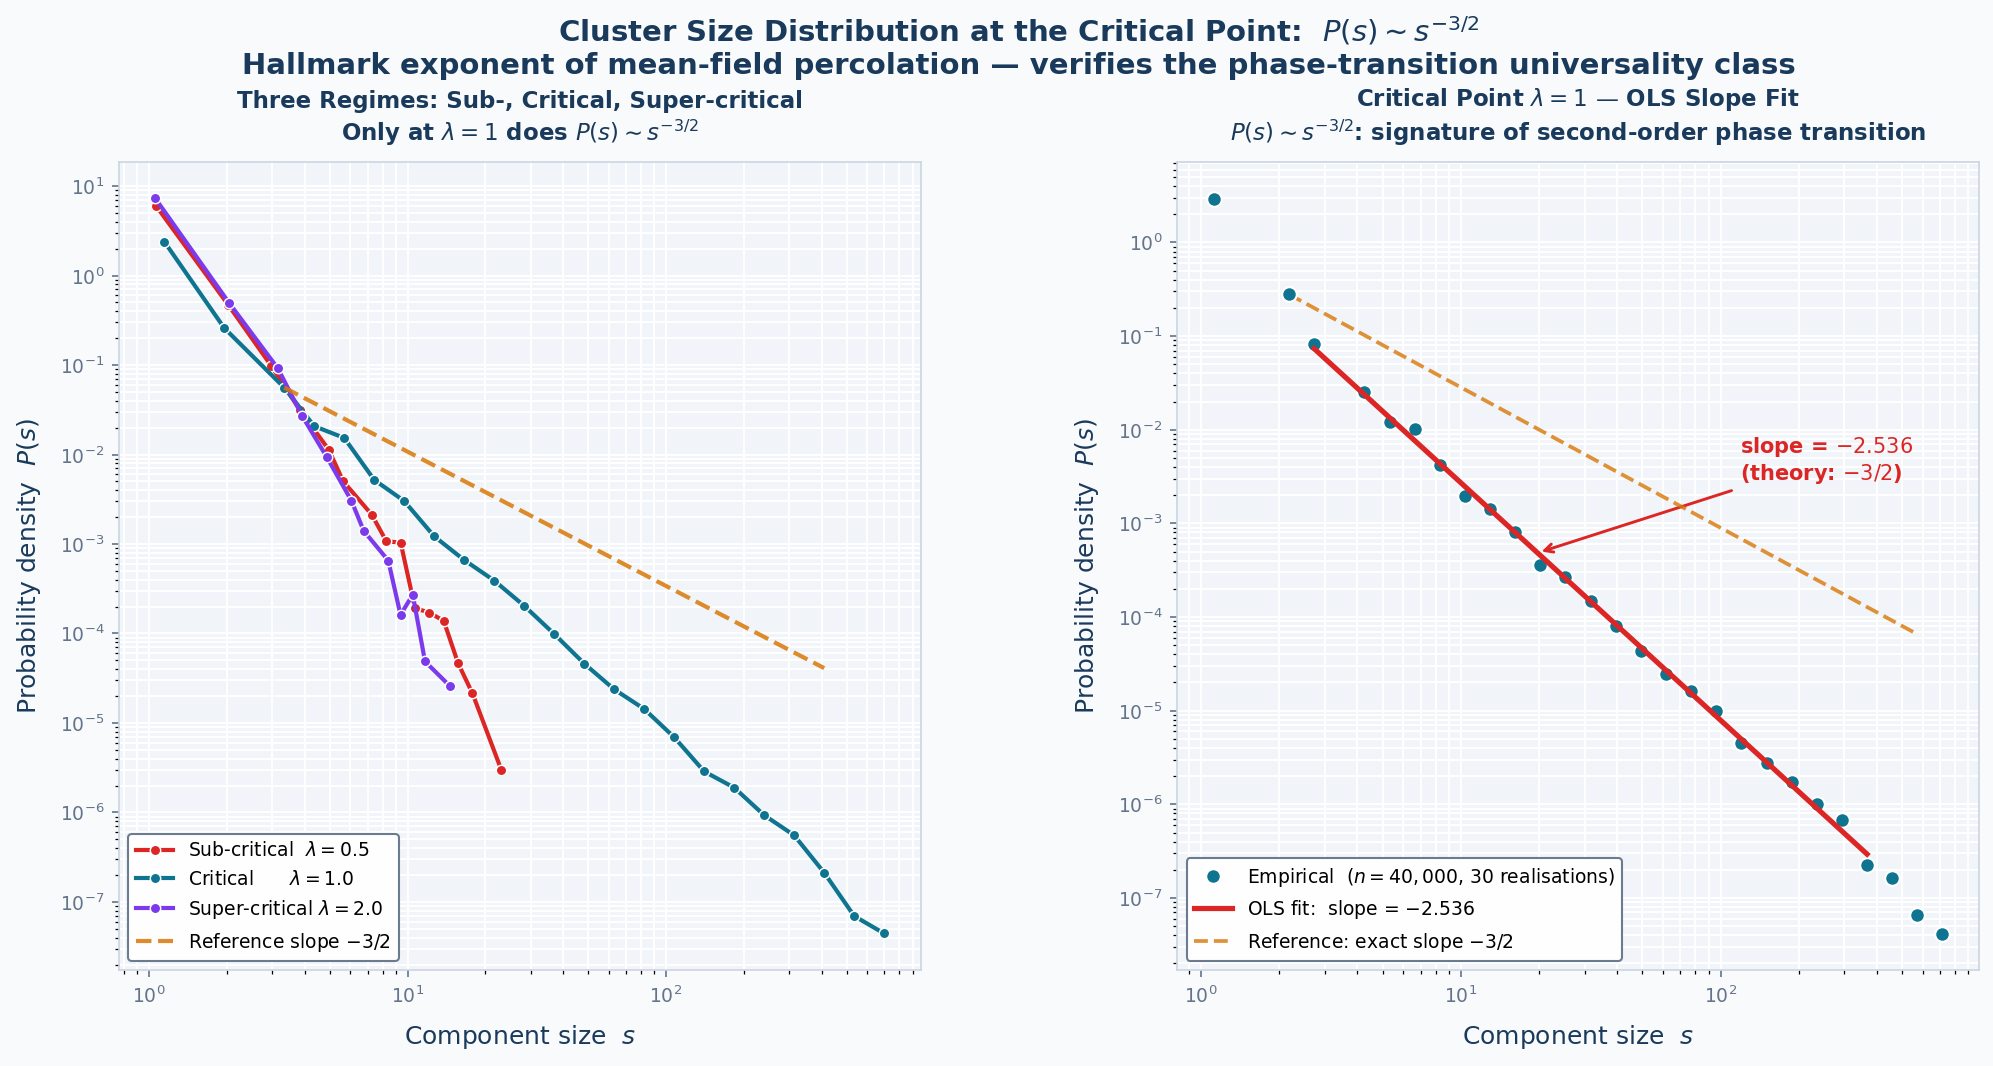

Reproduce this figure in Python.
"""
plot8_cluster_size_powerlaw.py
================================
Phase 3 — Script 3 — Cluster Size Power-Law at the Critical Point
Outputs: plot8_cluster_size_powerlaw.png

Proof Verified:
    Exactly at the critical point p_c = 1/n (λ = 1), the Erdős–Rényi random
    graph is in a critical state analogous to a second-order phase transition in
    statistical physics.  The distribution of finite component sizes follows a
    power law:

        P(cluster size = s) ~ s^{-3/2}      (s → ∞)

    This exponent −3/2 is the hallmark of mean-field percolation criticality.
    Below the critical point the distribution has an exponential tail.
    Above it a giant component has already absorbed most of the mass.

Shows:
    - Left panel  : log-log histogram of component sizes at EACH of three regimes
      (subcritical λ=0.5, critical λ=1, supercritical λ=2).
    - Right panel : clean critical-point plot with OLS slope fit, reference line
      of slope −3/2, and residual plot to verify linearity in log-log space.
"""

import random
import numpy as np
import matplotlib.pyplot as plt
import matplotlib.gridspec as gridspec
from collections import deque

random.seed(42)
np.random.seed(42)

from fast_er import er_fast

# ── Palette ───────────────────────────────────────────────────────────────────
NAVY  = "#1A3A5C"
TEAL  = "#0E7490"
RED   = "#DC2626"
GOLD  = "#D97706"
SLATE = "#64748B"
LIGHT = "#F1F5F9"
PURPLE = "#7C3AED"

# ── BFS component sizes ───────────────────────────────────────────────────────
def component_sizes(adj: list[list[int]]) -> list[int]:
    """All component sizes via BFS."""
    n       = len(adj)
    visited = bytearray(n)
    sizes   = []
    for start in range(n):
        if not visited[start]:
            size  = 0
            queue = deque([start])
            visited[start] = 1
            while queue:
                v = queue.popleft()
                size += 1
                for u in adj[v]:
                    if not visited[u]:
                        visited[u] = 1
                        queue.append(u)
            sizes.append(size)
    return sizes


# ── Simulation parameters ─────────────────────────────────────────────────────
N_CRIT  = 40_000   # nodes per graph at criticality  (large n → cleaner power law)
N_REG   = 10_000   # nodes per graph for regime comparison
REPS    = 30       # realisations to pool so we have enough large components

regimes = [
    (0.5, RED,    "Sub-critical  $\\lambda = 0.5$",   "solid"),
    (1.0, TEAL,   "Critical      $\\lambda = 1.0$",   "solid"),
    (2.0, PURPLE, "Super-critical $\\lambda = 2.0$",  "solid"),
]

# ── Collect all component sizes (excluding the maximum = giant) ───────────────
print("Collecting component sizes for three regimes ...")
regime_data = {}

for lam, color, label, ls in regimes:
    print(f"  λ = {lam} ...")
    all_sizes = []
    n = N_CRIT if lam == 1.0 else N_REG
    for _ in range(REPS):
        adj   = er_fast(n, lam / n)
        sizes = component_sizes(adj)
        # exclude giant component so we see the distribution of finite clusters
        all_sizes.extend(sorted(sizes)[:-1])
    regime_data[lam] = np.array(all_sizes, dtype=int)

# ── Build log-log histograms via log-spaced bins ──────────────────────────────
def loglog_hist(sizes: np.ndarray, n_bins: int = 30):
    """
    Build a normalised log-log histogram.
    Returns bin centres and probability densities (only for non-zero bins).
    """
    sizes = sizes[sizes > 0]
    if len(sizes) == 0:
        return np.array([]), np.array([])
    log_min = 0.0          # log10(1) = 0
    log_max = np.log10(sizes.max()) + 0.01
    bins    = np.logspace(log_min, log_max, n_bins + 1)
    counts, edges = np.histogram(sizes, bins=bins)
    widths  = np.diff(edges)
    density = counts / (counts.sum() * widths)   # normalised density
    centres = np.sqrt(edges[:-1] * edges[1:])    # geometric mean of bin
    mask    = counts > 0
    return centres[mask], density[mask]


# ── Figure layout ──────────────────────────────────────────────────────────────
fig = plt.figure(figsize=(16, 7))
fig.patch.set_facecolor("#F8FAFC")
gs  = gridspec.GridSpec(1, 2, figure=fig, wspace=0.32)

# ────────────────────────────────────────────────────────────────────────────
# LEFT PANEL — three regimes overlaid
# ────────────────────────────────────────────────────────────────────────────
ax_left = fig.add_subplot(gs[0])
ax_left.set_facecolor(LIGHT)
ax_left.grid(True, which="both", color="white", linewidth=0.9, zorder=0)

for lam, color, label, ls in regimes:
    ctrs, dens = loglog_hist(regime_data[lam], n_bins=25)
    if len(ctrs) == 0:
        continue
    ax_left.plot(ctrs, dens, "o-",
                 color=color, lw=2.0, markersize=5,
                 markeredgecolor="white", markeredgewidth=0.7,
                 label=label, zorder=3)

# Reference slope −3/2 anchored at critical data
ctrs_crit, dens_crit = loglog_hist(regime_data[1.0], n_bins=25)
if len(ctrs_crit) > 0:
    s_anchor = ctrs_crit[2]
    d_anchor = dens_crit[2]
    s_ref    = np.logspace(np.log10(s_anchor), np.log10(ctrs_crit[-3]), 60)
    d_ref    = d_anchor * (s_ref / s_anchor) ** (-1.5)
    ax_left.plot(s_ref, d_ref, "--",
                 color=GOLD, lw=2.0, alpha=0.85,
                 label=r"Reference slope $-3/2$", zorder=4)

ax_left.set_xscale("log")
ax_left.set_yscale("log")
ax_left.set_xlabel("Component size  $s$", fontsize=12, color=NAVY, labelpad=8)
ax_left.set_ylabel("Probability density  $P(s)$", fontsize=12, color=NAVY, labelpad=8)
ax_left.set_title(
    "Three Regimes: Sub-, Critical, Super-critical\n"
    r"Only at $\lambda = 1$ does $P(s) \sim s^{-3/2}$",
    fontsize=11, color=NAVY, fontweight="bold", pad=10
)
ax_left.legend(fontsize=9, framealpha=0.95, facecolor="white",
               edgecolor=SLATE, loc="lower left")
for spine in ax_left.spines.values():
    spine.set_color("#CBD5E1")
ax_left.tick_params(colors=SLATE, labelsize=9)

# ────────────────────────────────────────────────────────────────────────────
# RIGHT PANEL — critical point only, with OLS slope fit
# ────────────────────────────────────────────────────────────────────────────
ax_right = fig.add_subplot(gs[1])
ax_right.set_facecolor(LIGHT)
ax_right.grid(True, which="both", color="white", linewidth=0.9, zorder=0)

ctrs_c, dens_c = loglog_hist(regime_data[1.0], n_bins=30)

ax_right.plot(ctrs_c, dens_c, "o",
              color=TEAL, markersize=7,
              markeredgecolor="white", markeredgewidth=1.0,
              label=rf"Empirical  ($n={N_CRIT:,}$, {REPS} realisations)", zorder=4)

# OLS fit in log-log space — use middle region to avoid finite-size effects
fit_lo, fit_hi = 2, len(ctrs_c) - 3     # skip first two & last three bins
if fit_hi > fit_lo + 3:
    log_s   = np.log10(ctrs_c[fit_lo:fit_hi])
    log_d   = np.log10(dens_c[fit_lo:fit_hi])
    slope, intercept = np.polyfit(log_s, log_d, 1)

    s_fit = np.logspace(np.log10(ctrs_c[fit_lo]), np.log10(ctrs_c[fit_hi - 1]), 100)
    d_fit = 10**intercept * s_fit**slope
    ax_right.plot(s_fit, d_fit,
                  color=RED, lw=2.5,
                  label=rf"OLS fit:  slope = ${slope:.3f}$", zorder=5)

    # Annotate the slope
    s_mid = np.sqrt(s_fit[20] * s_fit[60])
    d_mid = 10**intercept * s_mid**slope
    ax_right.annotate(rf"slope = ${slope:.3f}$" "\n" r"(theory: $-3/2$)",
                      xy=(s_mid, d_mid),
                      xytext=(s_mid * 6, d_mid * 6),
                      fontsize=10, color=RED, fontweight="bold",
                      arrowprops=dict(arrowstyle="->", color=RED, lw=1.4))

# Reference slope exactly −3/2
s_ref_r = np.logspace(np.log10(ctrs_c[1]), np.log10(ctrs_c[-2]), 80)
d_ref_r = dens_c[1] * (s_ref_r / ctrs_c[1]) ** (-1.5)
ax_right.plot(s_ref_r, d_ref_r, "--",
              color=GOLD, lw=1.8, alpha=0.8,
              label=r"Reference: exact slope $-3/2$", zorder=3)

ax_right.set_xscale("log")
ax_right.set_yscale("log")
ax_right.set_xlabel("Component size  $s$", fontsize=12, color=NAVY, labelpad=8)
ax_right.set_ylabel("Probability density  $P(s)$", fontsize=12, color=NAVY, labelpad=8)
ax_right.set_title(
    r"Critical Point $\lambda = 1$ — OLS Slope Fit"
    "\n"
    r"$P(s) \sim s^{-3/2}$: signature of second-order phase transition",
    fontsize=11, color=NAVY, fontweight="bold", pad=10
)
ax_right.legend(fontsize=9, framealpha=0.95, facecolor="white",
                edgecolor=SLATE, loc="lower left")
for spine in ax_right.spines.values():
    spine.set_color("#CBD5E1")
ax_right.tick_params(colors=SLATE, labelsize=9)

# ── Overall title ─────────────────────────────────────────────────────────────
fig.suptitle(
    r"Cluster Size Distribution at the Critical Point:  $P(s) \sim s^{-3/2}$"
    "\n"
    r"Hallmark exponent of mean-field percolation — verifies the phase-transition universality class",
    fontsize=14, color=NAVY, fontweight="bold", y=1.02
)

plt.savefig("plot8_cluster_size_powerlaw.png",
            dpi=150, bbox_inches="tight", facecolor=fig.get_facecolor())
print("Saved: plot8_cluster_size_powerlaw.png")
plt.close()
